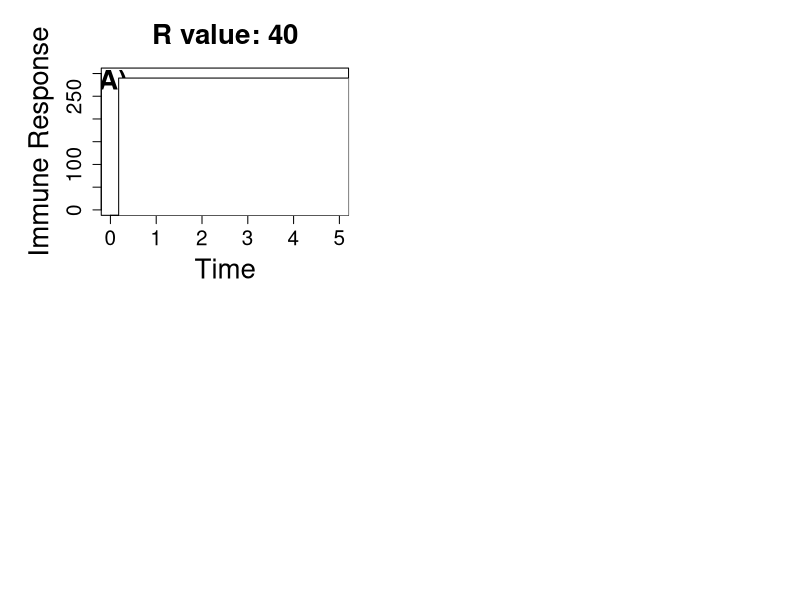

Generate this figure with R: (Note: this script raises an error after producing the figure.)
## ---- chunk 1
require(deSolve)
require(ggplot2)
require(gridExtra)
## ---- chunk 2
transmission.model <- function(t, x, params) {
  P <- x[1]
  X <- x[2]
  
  with(
    as.list(params),
    {
      dP <- r*P - k*X*P
      dX <- a - d*X + y*k*X*P
    
      res <- c(dP, dX)
      list(res)
    }
  )
}

transmission.potential <- function(k, P) {
  return(ifelse(k*P < 0, 0, k*P))
}

cutter <- function(dose, time, params) {
  df= data.frame(lsoda(c(P=dose, X=0), time, transmission.model, params))
  if(any(df$P) <= 0){
    clearance = min(which(df$P <= 0))
    df[clearance:length(time)] = NA
  }
  return(df)
}
## ---- chunk 3
params40 <- c(r=40, k=3.5, y=10^-4, a=1, d=.5)
params70 <- c(r=70, k=3.5, y=10^-4, a=1, d=.5)
params100 <- c(r=100, k=3.5, y=10^-4, a=1, d=.5)
time <- seq(0,5, by=0.001)
lowid <- 1
medid <- 100
highid <- 10000
ids <- data.frame(low=lowid, med=medid, high=highid)
lowcolor <- "black"
medcolor <- "#a3a3a3"
highcolor <- "#d4d4d4"
cols <- data.frame(low=lowcolor, med=medcolor, high=highcolor)
k <- 10^-3
## ---- chunk 4
plot.immune.response.panel <- function(ids, params, cols, label, time) {
  datalow= cutter(ids$low, time, params)
  datamed= cutter(ids$med, time, params)
  datahigh= cutter(ids$high, time, params)
  
  plot(datalow$time, datalow$X, col=cols[1], type="l", ylim=c(0, 300),
       xlab="Time", ylab="Immune Response", main=paste("R value:", params[1]),
       cex.lab=2, cex.axis=1.5, cex.main=2)
  text(0.05, 280, labels=label, font=2, cex=2)
  
  lines(datamed$time, datamed$X, col=cols[2])
  lines(datahigh$time, datahigh$X, col=cols[3])
}

#Plotting immune response over time

png("./Figures/Immune response.png", width=1000, height=900)

par(mfrow=c(2, 2), mar=c(5.1, 6.1, 4.1, 3.1))

plot.immune.response.panel(ids, params40, cols, "A)", time)

legend(0.18, 290, 
       title="Relative Infectious Dose",
       legend=c("1", "100", "10000"), 
       col=c(smallcolor, medcolor, highcolor), 
       cex=2, text.font=2, lty=1)

plot.immune.response.panel(ids, params70, cols, "B)")

plot.immune.response.panel(ids, params100, cols, "C)")

dev.off()
## ---- chunk 5
peak.immuneresponse <- function(data) {
  peak = max(data$immune)
  return(peak)
}

symp.thresh <- function(data, thresh.type) {
  peak.immune <- peak.immuneresponse(data)
  
  if(thresh.type == 'high') {
    return (peak.immune * 2)
  } else if (thresh.type == 'med') {
    return(peak.immune)
  } else {
    return(peak.immune / 2)
  }
}

symptomatic.df <- function(data, thresh) {
  symp= data[data$immune >= thresh,]
  
  return(symp)
}
## ---- chunk 6
plot.transmission.lines <- function(df, k, color) {
  lines(df$time, transmission.potential(k, df$P), col=color)
}
## ---- chunk 7
plot.simple.model.panel <- function(symp.thresh, k, datalow, datamed, datahigh, 
                                    cols, label) {
  lowcolor= cols$low
  medcolor= cols$med
  highcolor= cols$high
  
  plot(1, type="n", xlab='', ylab='', log='y', xlim=c(0, 0.4), ylim=c(1, 10^4), 
       cex.lab=2, cex.axis=1.5, cex.main=2)
  plot.transmission.lines(datalow, k, lowcolor)
  plot.transmission.lines(datamed, k, medcolor)
  plot.transmission.lines(datahigh, k, highcolor)
  abline(h=symp.thresh, lty=3, col="red")
  text(0.03, 3 * 10^3, labels=label, font=2, cex=2)
  mtext(text="Time", side=1, line=4, cex=2)
  mtext(text="Transmission Potential", side=2, line=4, cex=2)
}

datalow <- cutter(lowid, time, params40)
datamed <- data.frame(lsoda(c(P=medid, X=0), time, transmission.model, params40))
datahigh <- data.frame(lsoda(c(P=highid, X=0), time, transmission.model, params40))

#Case 1: Symptoms threshold is below transmission threshold

{
  png("./Figures/Simple Model.png", width=1000, height=700)
  par(mfrow=c(1, 2), mar=c(5.1, 6.1, 4.1, 3.1))
  symp.thresh1 <- 50
  
  { 
  
    plot.simple.model.panel(symp.thresh1, k, datalow, datamed, datahigh, cols, "A)")
    
    legend(0.1, 9 * 10^3, 
           title="Relative Infectious Dose",
           legend=c("1", "100", "10000", "Symptom threshold"), 
           lty= c(1, 1, 1, 3, 3), col=c(cols$low, cols$med, cols$high, "red"), lwd=3, 
           cex=1.5, text.font=2) 
  }
  


#Case 2: Symptoms threshold is above transmission threshold

  symp.thresh2 <- 1000
  
  plot.simple.model.panel(symp.thresh2, k, datalow, datamed, datahigh, cols, "B)")
  
  dev.off()
}

## ---- chunk 8
plot.immune.model.panel <- function(symp.thresh, r, label, cols, y, vary) {
  par(mar=c(5.1, 6.1, 4.1, 3.1))
  params=c(r=r, k=3.5, y=y, a=1, d=.5)
  
  datalow= data.frame(lsoda(c(P=lowid, X=0), time, transmission.model, params))
  datamed= data.frame(lsoda(c(P=medid, X=0), time, transmission.model, params))
  datahigh=- data.frame(lsoda(c(P=highid, X=0), time, transmission.model, params))
  
  dfs <- list(datalow, datamed, datahigh)
  
  plot(1, type="n", xlab='', ylab='', log='y', xlim=c(0, 0.5), ylim=c(1, 10^4), 
       cex.lab=2, cex.axis=1.5, cex.main=2)
  plot.immune.model.line(datalow, symp.thresh, cols$low)
  plot.immune.model.line(datamed, symp.thresh, cols$med)
  plot.immune.model.line(datahigh, symp.thresh, cols$high)
  
  if(vary=="gamma") {
    mtext(text=bquote("Transmission when "~ gamma ~ " = " ~ .(y)), font=2, side=3, line=1, cex=2)
    text(0.05, 6000, labels=label, font=2, cex=2)
  } else {
    text(0.25, 10^11, labels=label, font=2, cex=2)
    mtext(text=bquote("Transmission when r =" ~ .(r)), side=3, font=2, line=1, cex=2)
  }
}

plot.immune.model.line <- function(data, symp.thresh, col) {
  data=data[transmission.potential(k, data$P) > 0,]
  lines(data$time, transmission.potential(k, data$P), col=col)
  symptomatic <- data[data$X >= symp.thresh,]
  lines(symptomatic$time, transmission.potential(k,symptomatic$P), lwd=3)
}

symp.thresh <- 5

#r varies. gamma= 10^-4

r <- seq(10, 130, by=10)

png("./Figures/Immune-based symptoms varying r.png", width=1400, height=1000)

par(mfrow=c(3, 4), mar=c(5.1, 6.1, 4.1, 3.1))

for (i in seq(1, 12)) {
  
  plot.immune.model.panel(symp.thresh, round(r[i]), paste(LETTERS[i], ")"), cols, 10^-4, "r")

  if (i == 9) {
    mtext(text="Time", side=1, line=4, cex=2)
    mtext(text="Transmission Potential", side=2, line=4, cex=2)
    
    legend(0.21, 8800, 
           title="Relative Infectious Dose",
           legend=c("1", "100", "10000", "Symptoms"), 
           col=c(smallcolor, medcolor, highcolor, smallcolor), lwd=c(1, 1, 1, 3), 
           cex=1.5, text.font=2)
  }

}

dev.off()

#gamma varies. r=40.

symp.thresh <- 5

y <- seq(.5 * 10^-4, 1.5*10^-4, by=.1*10^-4)

png("./Figures/Immune-based symptoms varying y many.png", width=1600, height=1000)

par(mfrow=c(3, 4), mar=c(5.1, 6.1, 4.1, 3.1))

for (i in seq(1, 11)) {
  
  plot.immune.model.panel(symp.thresh, 40, paste(LETTERS[i], ")"), cols, y[i], "gamma")
  
  if (i == 9) {
    mtext(text="Time", side=1, line=4, cex=2)
    mtext(text="Transmission Potential", side=2, line=4, cex=2)
    
    legend(0.27, 10000, 
           title="Relative Infectious Dose",
           legend=c("1", "100", "10000", "Symptoms"), 
           col=c(smallcolor, medcolor, highcolor, smallcolor), lwd=c(1, 1, 1, 3), 
           cex=1.5, text.font=2)
  }
  
}

dev.off()

## ---- chunk 9
gamma_variable <- rep(c(0.5 * 10^-4, 10^-4, 1.5 * 10^-4), 3)
r_variable <- rep(c(10, 70, 130), 3)
dose <- c(rep(1, 3), rep(100, 3), rep(10000, 3))

varyingr <- data.frame(gamma= gamma_variable[2], r=r_variable, dose=dose)

varyingy <- data.frame(gamma=gamma_variable, r=r_variable[2], dose=dose)

get.params <- function(gamma, r) {
  return (c(y=gamma, r=r, a=1, d=.5, k=3.5))
}

desolve_function <- function(gamma, r, id) {
  time <- seq(0,2, by=0.001)
  parameter_value = get.params(gamma, r)
  df = cutter(id, time, parameter_value)
  tp = data.frame(time=time, transmission_potential=transmission.potential(10^-3, df$P), immune=df$X, gamma=gamma, r=r, dose=id)
  return(tp)
}

#varyingr is a list
varyingr <- do.call(rbind, mapply(desolve_function, varyingr$gamma, varyingr$r, varyingr$dose, SIMPLIFY = FALSE))

lowr <- varyingr[varyingr$r == r_variable[1],] 
medr <- varyingr[varyingr$r == r_variable[2],] 
highr <- varyingr[varyingr$r == r_variable[3],] 

symp.lowthresh <- symp.thresh(medr, 'low')
symp.medthresh <- symp.thresh(medr, 'med')
symp.highthresh <- symp.thresh(medr, 'high')

lowr <- varyingr[varyingr$r == r_variable[1],] 
symptomatic.lowr.lowthresh <- symptomatic.df(lowr, symp.lowthresh)
symptomatic.lowr.medthresh <- symptomatic.df(lowr, symp.medthresh)
symptomatic.lowr.highthresh <- symptomatic.df(lowr, symp.highthresh)

symptomatic.medr.lowthresh <- symptomatic.df(medr, symp.lowthresh)
symptomatic.medr.medthresh <- symptomatic.df(medr, symp.medthresh)
symptomatic.medr.highthresh <- symptomatic.df(medr, symp.highthresh)

symptomatic.highr.lowthresh <- symptomatic.df(highr, symp.lowthresh)
symptomatic.highr.medthresh <- symptomatic.df(highr, symp.medthresh)
symptomatic.highr.highthresh <- symptomatic.df(highr, symp.highthresh)

#varyingy is a list
varyingy <- mapply(desolve_function, varyingy$gamma, varyingy$r, id=varyingy$dose, SIMPLIFY = FALSE)

varyingy <- do.call(rbind, varyingy)

lowy <- varyingy[varyingy$gamma == gamma_variable[1],] 
medy <- varyingy[varyingy$gamma == gamma_variable[2],] 
highy <- varyingy[varyingy$gamma == gamma_variable[3],] 

symptomatic.lowy.lowthresh <- symptomatic.df(lowy, symp.lowthresh)
symptomatic.lowy.medthresh <- symptomatic.df(lowy, symp.medthresh)
symptomatic.lowy.highthresh <- symptomatic.df(lowy, symp.highthresh)

symptomatic.medy.lowthresh <- symptomatic.df(medy, symp.lowthresh)
symptomatic.medy.medthresh <- symptomatic.df(medy, symp.medthresh)
symptomatic.medy.highthresh <- symptomatic.df(medy, symp.highthresh)

symptomatic.highy.lowthresh <- symptomatic.df(highy, symp.lowthresh)
symptomatic.highy.medthresh <- symptomatic.df(highy, symp.medthresh)
symptomatic.highy.highthresh <- symptomatic.df(highy, symp.highthresh)

## ---- chunk 10
plot.varyingr <- function(lowr.df, medr.df, highr.df, symp.lowr.df, symp.medr.df, symp.highr.df) {
  colsr.id <- c("1"="red", "100"="purple", "10000"="orange")
  
  rlabels <- c("r: 10",
              "r: 70",
              "r: 130")
  names(rlabels) <- c("10", "70", "130")
  ggplot(varyingr, aes(x=time, y=transmission_potential, color=as.factor(dose))) + 
  xlim(0, 1.8) +
  geom_line(data=lowr.df) +
  geom_line(data=medr.df) +
  geom_line(data=highr.df) +
  facet_wrap(~ r, ncol=1, labeller=labeller(r=rlabels), scales="free") +
  
  #Bolded transmission potential lines where symptoms occur
  geom_line(data=symp.lowr.df, lwd=1.5) +
  geom_line(data=symp.medr.df, lwd=1.5) +
  geom_line(data=symp.highr.df,lwd=1.5) +
  
  xlab("Time") + ylab("Transmission Potential") + 
  scale_color_manual(name="Relative Infectious Dose", values = colsr.id) +
  theme(strip.background = element_rect(fill="lightblue"), 
        legend.position=c(.7, .15)) 
}

varyingr.plot.lowthresh <- plot.varyingr(lowr, medr, highr, 
                                         symptomatic.lowr.lowthresh, symptomatic.medr.lowthresh, symptomatic.highr.lowthresh)

varyingr.plot.medthresh <- plot.varyingr(lowr, medr, highr, 
                                         symptomatic.lowr.medthresh, symptomatic.medr.medthresh, symptomatic.highr.medthresh)

varyingr.plot.highthresh <- plot.varyingr(lowr, medr, highr, 
                                         symptomatic.lowr.highthresh, symptomatic.medr.highthresh, symptomatic.highr.highthresh)

plot.varyingy <- function(lowy.df, medy.df, highy.df, symp.lowy.df, symp.medy.df, symp.highy.df) {
  gamma <- "\u03B3"
  colsy.id <- c("1"="black", "100"="green", "10000"="blue")
  ylabels <- c(paste(gamma, ": 5e-05", sep=""),
              paste(gamma, ": 1e-04", sep=""),
              paste(gamma, ": 0.00015", sep=""))

  names(ylabels) <- c("5e-05", "1e-04", "0.00015")
  
  ggplot(varyingy, aes(x=time, y=transmission_potential, color=as.factor(dose))) + 
  xlim(0, 1.8) +
  geom_line(data=lowy.df) +
  geom_line(data=medy.df) +
  geom_line(data=highy.df) +
  facet_wrap(~ gamma, ncol=1, labeller=labeller(gamma=ylabels), scales="free") +
  
  #Bolded transmission potential lines where symptoms occur
  geom_line(data=symp.lowy.df, lwd=1.5) +
  geom_line(data=symp.medy.df, lwd=1.5) +
  geom_line(data=symp.highy.df,lwd=1.5) +
  
  xlab("Time") + ylab("Transmission Potential") + 
  scale_color_manual(name="Relative Infectious Dose", values = colsy.id) +
  theme(strip.background = element_rect(fill="lightblue"), 
        legend.position=c(.7, .15)) 
}

varyingy.plot.lowthresh <- plot.varyingy(lowy, medy, highy, 
                                         symptomatic.lowy.lowthresh, symptomatic.medy.lowthresh, symptomatic.highy.lowthresh)

varyingy.plot.medthresh <- plot.varyingy(lowy, medy, highy, 
                                         symptomatic.lowy.medthresh, symptomatic.medy.medthresh, symptomatic.highy.medthresh)

varyingy.plot.highthresh <- plot.varyingy(lowy, medy, highy, 
                                         symptomatic.lowy.highthresh, symptomatic.medy.highthresh, symptomatic.highy.highthresh)

grid.arrange(varyingr.plot.lowthresh, varyingy.plot.lowthresh, ncol=2)

ggsave("./Figures/Varying r and y low thresh.png")

grid.arrange(varyingr.plot.medthresh, varyingy.plot.medthresh, ncol=2)

ggsave("./Figures/Varying r and y med thresh.png")

grid.arrange(varyingr.plot.highthresh, varyingy.plot.highthresh, ncol=2)

ggsave("./Figures/Varying r and y high thresh.png")
